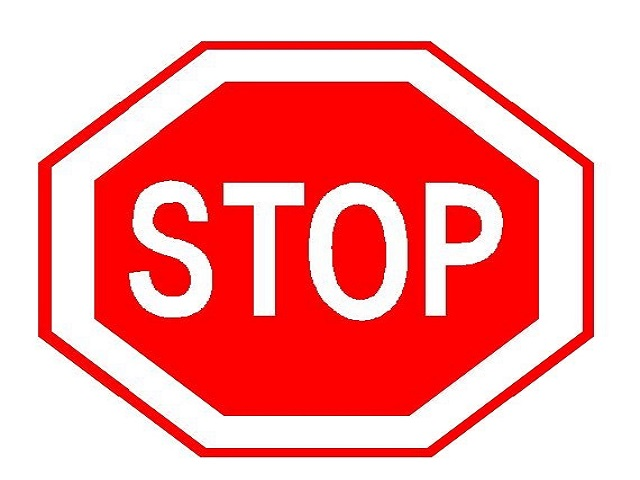
#> input picture assets/stop.jpg, 640 x 480 px
$ python -i digital-image-processing.py   (imports and definitions only)
#> lines starting #> are read from the running program, lines starting #| are printed output that depends on the picture
import streamlit as st
import cv2 as cv
import numpy as np
from PIL import Image
import matplotlib.pyplot as plt


# Hàm xử lý ảnh
def negative_image(image):
    return cv.bitwise_not(image)


def logarithmic_transform(image):
    c = 255 / np.log(1 + np.max(image))
    log_image = c * (np.log(image + 1))
    log_image = np.array(log_image, dtype=np.uint8)
    return log_image


def power_law_transform(image, gamma=1.0):
    image = np.array(255 * (image / 255) ** gamma, dtype="uint8")
    return image


def equalize_histogram(image):
    if len(image.shape) == 2:
        return cv.equalizeHist(image)
    else:
        ycrcb = cv.cvtColor(image, cv.COLOR_RGB2YCrCb)
#> ycrcb: shape (480, 640, 3); mean of channels 0, 1, 2 185.1, 174.2, 112.4
        ycrcb[:, :, 0] = cv.equalizeHist(ycrcb[:, :, 0])
#> ycrcb: shape (480, 640, 3); mean of channels 0, 1, 2 158.9, 174.2, 112.4
        return cv.cvtColor(ycrcb, cv.COLOR_YCrCb2RGB)
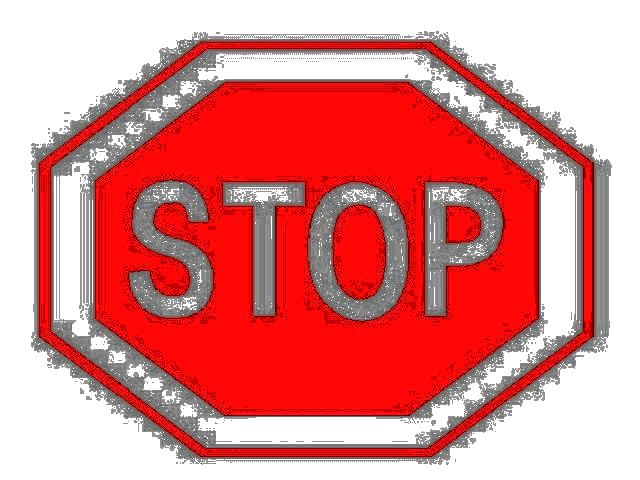
#> returned value: shape (480, 640, 3); mean R, G, B 222.4, 135.2, 135.2


def gaussian_blur(image, ksize):
    return cv.GaussianBlur(image, (ksize, ksize), 0)


def edge_detection(image):
    return cv.Canny(image, 100, 200)


# Ứng dụng Streamlit
# st.set_page_config(page_title="Xử lý ảnh số", page_icon="📷", layout="wide")
# [124 lines not run here, left out]

>>> import cv2
>>> picture = cv2.cvtColor(cv2.imread('../assets/stop.jpg'), cv2.COLOR_BGR2RGB)
>>> result = equalize_histogram(picture)
